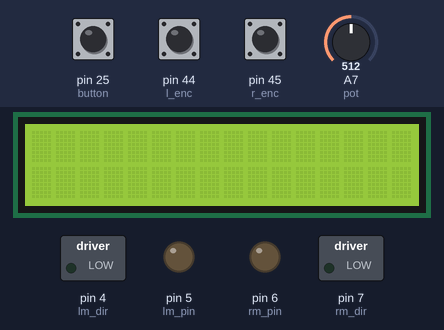
A sketch run on a simulated Arduino Mega 2560, built with avr-gcc and run on an emulated ATmega2560. On the bench: 16×2 character LCD, switched loads named in the sketch (green lamp = pin HIGH), output pins drawn as LEDs (lit = HIGH). Inputs (shaded band) come from the test bench; at power-on: pin 25 (button) HIGH, pin 44 (l_enc) HIGH, pin 45 (r_enc) HIGH, A7 (pot) = 512.

Above: at 1.3 s.
1.4 s: pin 25 (button) pulled LOW for 1 s
At 2.7 s:
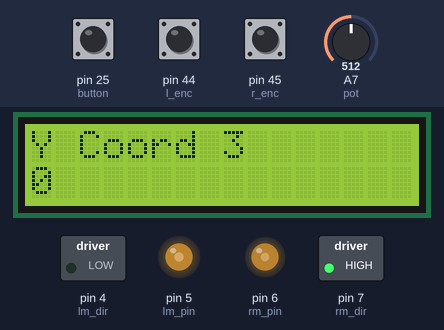
3.9 s: pin 44 (l_enc) pulsed LOW 2 times (0.12 s each, 0.3 s apart)
At 4.9 s:
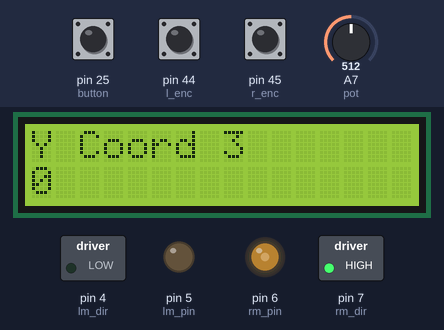
6.0 s: pin 45 (r_enc) pulsed LOW 5 times (0.12 s each, 0.3 s apart)
At 7.0 s:
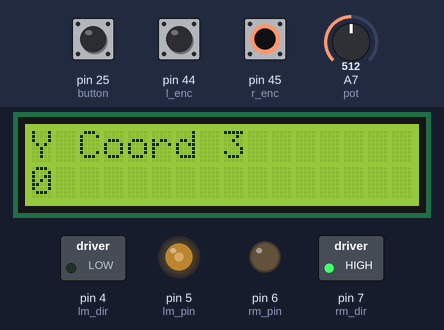
Timing chart, 0 to 9.0 s (numbered marks = the images above; inputs shaded):
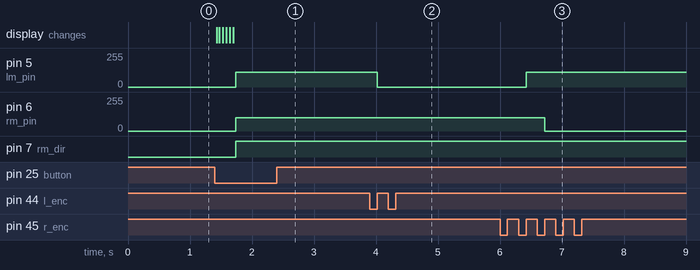

Measured:
- after the input at 1.4 s, pin 5 (lm_pin): 0/255 → 110/255 after 0.34 s; pin 6 (rm_pin): 0/255 → 99/255 after 0.34 s; pin 7 (rm_dir): LOW → HIGH after 0.34 s; the display: first differs from a run without the input after 0.07 s (image 1 shows a later state)
- after the input at 3.9 s, pin 5 (lm_pin): 110/255 → 0/255 after 0.12 s
- after the input at 6.0 s, pin 5 (lm_pin): 0/255 → 110/255 after 0.42 s; pin 6 (rm_pin): 99/255 → 0/255 after 0.72 s

The sketch:

lab5_part3.ino
```cpp
// include the library code:
#include <LiquidCrystal_I2C.h>
#include <Wire.h>
#include <math.h>
// initialize the library with the numbers of the interface pins
LiquidCrystal_I2C lcd(0x27, 16,2);

 //Arduino PWM Speed Control：
#define lm_pin 5   //PWM on M2
#define lm_dir 4   //direction control on M2
#define rm_pin 6   //PWM for M1
#define rm_dir 7   //direction control for M1

#define interval 1500

/*left turn sppeds*/
//#define l_speed 128
//#defineint r_speed 100
/*right turn sppeds*/
int l_speed = 110;
int r_speed = 99;

int line_count = 0;

//encoders for wheel turn counting
#define l_enc 44
#define r_enc 45

#define button 25
#define pot A7
#define line 14

#define intervallcd 120
#define intervalrun 4000

// dist = r x a x pi/180
#define pi M_PI
float rad = 8.6;

unsigned long previousMillis = 0;

int oldRenc = digitalRead(r_enc);
int encR = digitalRead(r_enc);
int oldLenc = digitalRead(l_enc);
int encL = digitalRead(l_enc);

int count = 0;
int tickL = 0;
int tickR = 0;
bool menu = true;
bool runfor = false;

int xCoord[3]; //holds xcoords
int yCoord[3]; //holds ycoords


void setup() {
    // set up the LCD's number of columns and rows:
    pinMode(lm_dir, OUTPUT);
    pinMode(rm_dir, OUTPUT);
    pinMode(l_enc, INPUT);
    pinMode(r_enc, INPUT);
    pinMode(line, INPUT);

    Serial.begin(115200);

    pinMode(button, INPUT);
    pinMode(pot, INPUT);

    lcd.init();
    Serial.begin(9600);
    lcd.begin(16, 2);
    lcd.backlight();
}

void release(int motor){
  analogWrite(motor, 0);
  }

void forward(int motor_dir, int motor_pin, int speedy){
  digitalWrite(motor_dir,HIGH);
  analogWrite(motor_pin, speedy);
  }

void backward(int motor_dir, int motor_pin, int speedy){
  digitalWrite(motor_dir,LOW);
  analogWrite(motor_pin, speedy);
  }

//go straight for a specified distance
void iCanGoTheDistance(int distance){
    distance = distance -7 ;
   count = distance/0.0609;
   boolean go = true;
   while(go) {
   if ((tickR <= count) && (tickL <= count)) {

   encR = digitalRead(r_enc);
   encL = digitalRead(l_enc);
   //this means left is going faster
   if(encR != oldRenc){
        if(encR == 1){
          tickR++;
          }
          oldRenc = encR;
        }

    if(encL != oldLenc){
        if (encL == 1){
          tickL++;
          }
        oldLenc = encL;
      }
    //check if the left wheel is going to fast
    if(tickL > tickR){
      release(lm_pin);
      forward(rm_dir, rm_pin, r_speed);
    }

     //check if the right wheel is going to fast
     if(tickR > tickL){
        release(rm_pin);
        forward(lm_dir, lm_pin, l_speed);
      }

    if(tickL == tickR){
       forward(rm_dir, rm_pin, r_speed);
       forward(lm_dir, lm_pin, l_speed);
    }

}
  else {
    backward(rm_dir, rm_pin, 255);
    backward(lm_dir, lm_pin, 255);
    tickR = tickL =0;

    delay(75);
    release(lm_pin);
    release(rm_pin);
    go = false;
  }
 }
}


//any angle above 180 turns left
void turnRight(int dist){
   int count = (dist/0.0609);
   boolean go = true;
   while(go){
   if ((tickR <= count) && (tickL <= count)) {
      encR = digitalRead(r_enc);
      encL = digitalRead(l_enc);

      //this means left is going faster
     if(encR != oldRenc){
          if(encR == 1){
            tickR++;
            }
            oldRenc = encR;
          }

      if(encL != oldLenc){
          if (encL == 1){
            tickL++;
            }
          oldLenc = encL;
        }
      //check if the left wheel is going to fast
      if(tickL > tickR){
        release(lm_pin);
        backward(rm_dir, rm_pin, r_speed);
      }

       //check if the right wheel is going to fast
       if(tickR > tickL){
          release(rm_pin);
          forward(lm_dir, lm_pin, l_speed);
        }

      if(tickL == tickR){
         backward(rm_dir, rm_pin, r_speed);
         forward(lm_dir, lm_pin, l_speed);
      }
    }
    else {
        forward(rm_dir, rm_pin, 200);
        backward(lm_dir, lm_pin, 200);
        delay(50);
        release(lm_pin);
        release(rm_pin);
        //reset tick count
        tickR = tickL =0;
        go = false;
    }

   }

 }

//any angle below 180 turns left
void turnLeft(int dist){

   int count = (dist/0.0609);
   boolean go = true;
   while(go){
   if ((tickR <= count) && (tickL <= count)) {
      encR = digitalRead(r_enc);
      encL = digitalRead(l_enc);

      //this means left is going faster
     if(encR != oldRenc){
          if(encR == 1){
            tickR++;
            }
            oldRenc = encR;
          }

      if(encL != oldLenc){
          if (encL == 1){
            tickL++;
            }
          oldLenc = encL;
        }
      //check if the left wheel is going to fast
      if(tickL > tickR){
        release(lm_pin);
        forward(rm_dir, rm_pin, r_speed);
      }

       //check if the right wheel is going to fast
       if(tickR > tickL){
          release(rm_pin);
          backward(lm_dir, lm_pin, l_speed);
        }

      if(tickL == tickR){
         forward(rm_dir, rm_pin, r_speed);
         backward(lm_dir, lm_pin, l_speed);
      }
    }
    else {
        backward(rm_dir, rm_pin, 200);
        forward(lm_dir, lm_pin, 200);
        delay(50);
        release(lm_pin);
        release(rm_pin);
        tickR = tickL =0;
        go = false;
    }
  }
}

//get da angle
int getNewAngle(int curY, int nexY, int curX, int nexX){
        int newAngle = (atan2((nexY - curY),(nexX - curX))) * (180/pi);
        return newAngle;
}

void loop() {
  delay(300);
      long x1,y1,x2,y2,y3,x3;
      int but = 1;
      boolean pressed = false;
      while (!pressed){
      //get x1
      x1 = analogRead(pot); //potentiometer reading
      but = digitalRead(button); //0 = on 1 = off
      lcd.setCursor(0,0);
      lcd.print("X Coord 1:");
      lcd.setCursor(9,0);
      lcd.print("     ");
      lcd.setCursor(10,0);
      x1 = map(x1, 0, 1023, -200, 200);
      lcd.setCursor(0,1);
      lcd.print(x1);
      lcd.print("        ");
      if(but == 0){
        pressed = true;
      }
      }
      delay(30);
      pressed = false;
      //but = digitalRead(button); //0 = on 1 = off
      while (!pressed){
      //get y1
      y1 = analogRead(pot); //potentiometer reading
      but = digitalRead(button); //0 = on 1 = off
      lcd.setCursor(0,0);
      lcd.print("Y Coord 1:");
      lcd.setCursor(9,0);
      lcd.print("     ");
      lcd.setCursor(10,0);
      y1 = map(y1, 0, 1023, -200, 200);
      lcd.setCursor(0,1);
      lcd.print(y1);
      lcd.print("        ");
      if(but == 0){
        pressed = true;
      }
      }
      delay(30);
      pressed = false;
      //but = digitalRead(button); //0 = on 1 = off
      while (!pressed){
      //get x1
      x2 = analogRead(pot); //potentiometer reading
      but = digitalRead(button); //0 = on 1 = off
      lcd.setCursor(0,0);
      lcd.print("X Coord 2:");
      lcd.setCursor(9,0);
      lcd.print("     ");
      lcd.setCursor(10,0);
      x2 = map(x2, 0, 1023, -200, 200);
      lcd.setCursor(0,1);
      lcd.print(x2);
      lcd.print("        ");
      if(but == 0){
        pressed = true;
      }
      }
      delay(30);
      pressed = false;
      //but = digitalRead(button); //0 = on 1 = off
      while (!pressed){
      //get y1
      y2 = analogRead(pot); //potentiometer reading
      but = digitalRead(button); //0 = on 1 = off
      lcd.setCursor(0,0);
      lcd.print("Y Coord 2:");
      lcd.setCursor(9,0);
      lcd.print("     ");
      lcd.setCursor(10,0);
      y2 = map(y2, 0, 1023, -200, 200);
      lcd.setCursor(0,1);
      lcd.print(y2);
      lcd.print("        ");
      if(but == 0){
        pressed = true;
      }
      }
      delay(30);
      pressed = false;
      //but = digitalRead(button); //0 = on 1 = off
      while (!pressed){
      //get x1
      x3 = analogRead(pot); //potentiometer reading
      but = digitalRead(button); //0 = on 1 = off
      lcd.setCursor(0,0);
      lcd.print("X Coord 3:");
      lcd.setCursor(9,0);
      lcd.print("     ");
      lcd.setCursor(10,0);
      x3 = map(x3, 0, 1023, -200, 200);
      lcd.setCursor(0,1);
      lcd.print(x3);
      lcd.print("        ");
      if(but == 0){
        pressed = true;
      }
      }
      delay(30);
      pressed = false;
     // but = digitalRead(button); //0 = on 1 = off`
      while (!pressed){
      //get y1
      y3 = analogRead(pot); //potentiometer reading
      but = digitalRead(button); //0 = on 1 = off
      lcd.setCursor(0,0);
      lcd.print("Y Coord 3:");
      lcd.setCursor(9,0);
      lcd.print("     ");
      lcd.setCursor(10,0);
      y3 = map(y3, 0, 1023, -200, 200);
      lcd.setCursor(0,1);
      lcd.print(y3);
      lcd.print("        ");
      if(but == 0){
        pressed = true;
      }
      }
      delay(30);
      x1= 92;
      y1= 41;
      x2= -61;
      y2= 59;
      x3 = 53;
      y3 = -107;

      //first angle
      int angle = (atan2 (y1, x1)) * 180/pi;  // arc tangent of y/x in radians
      if(angle < 0)  {
        angle += 360;
      }
      int angleDist = rad * angle * (pi/180); //finds the distance to travel to make the angle
      int distance = sqrt((x1 * x1)+ (y1 * y1)); //finds distance to travel after turn
      turnLeft(angleDist);
      delay(50);
      iCanGoTheDistance(distance);
      int lastAngle = angle;

      int newAngle = getNewAngle(y1, y2, x1, x2);
      angle = newAngle - lastAngle;
      lastAngle = newAngle;
      if(angle < 0)  {
        angle += 360;
      }
      angleDist = rad * angle * (pi/180);
      distance =  sqrt(sq(x2-x1) + sq(y2-y1));
      turnLeft(angleDist);
      delay(50);
      iCanGoTheDistance(distance);


      newAngle = getNewAngle(y2, y3, x2, x3);
      angle = newAngle - lastAngle;
      lastAngle = newAngle;
      if(angle < 0)  {
        angle += 360;
      }
      angleDist = rad * angle * (pi/180);
      distance =  sqrt(sq(x3-x2) + sq(y3-y2));
      turnLeft(angleDist);
      delay(50);
      iCanGoTheDistance(distance);


      newAngle = getNewAngle(y3, 0, x3, 0);
      angle = newAngle - lastAngle;
      lastAngle = newAngle;
      if(angle < 0)  {
        angle += 360;
      }
      angleDist = rad * angle * (pi/180);
      distance =  sqrt(sq(0-x3) + sq(0-y3));
      turnLeft(angleDist);
      delay(50);
      iCanGoTheDistance(distance);
      while(1){}
}
```
